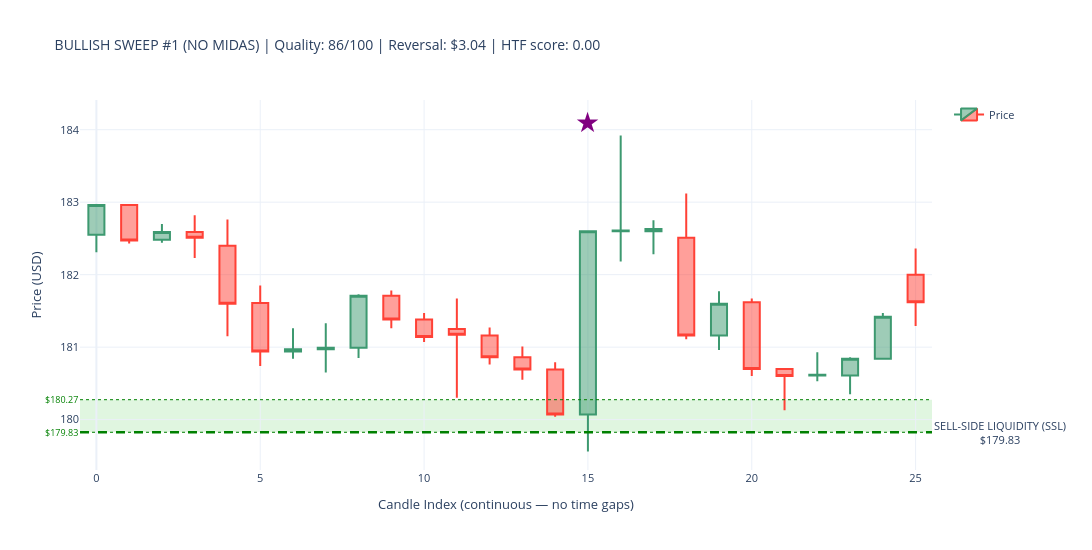
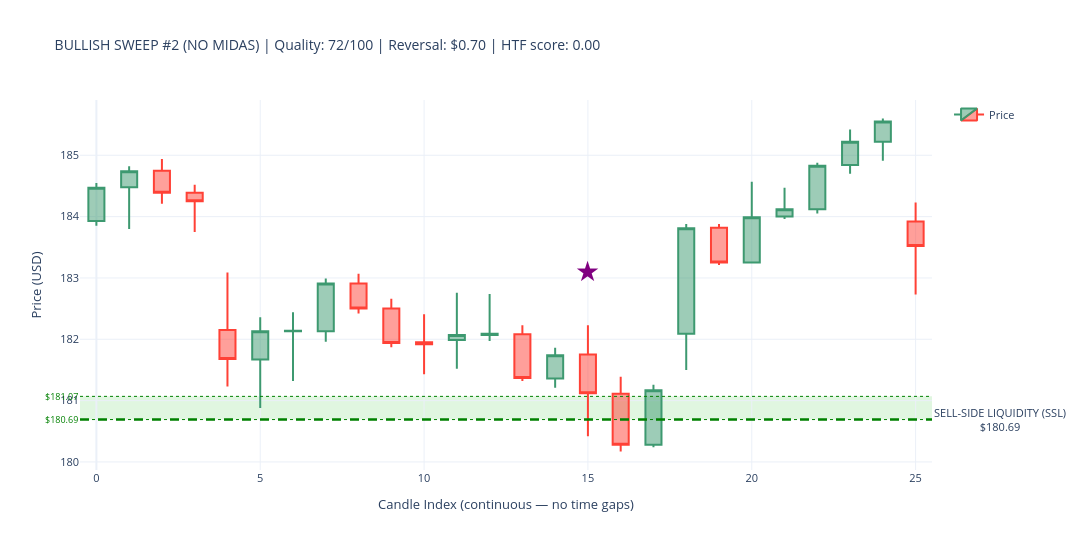
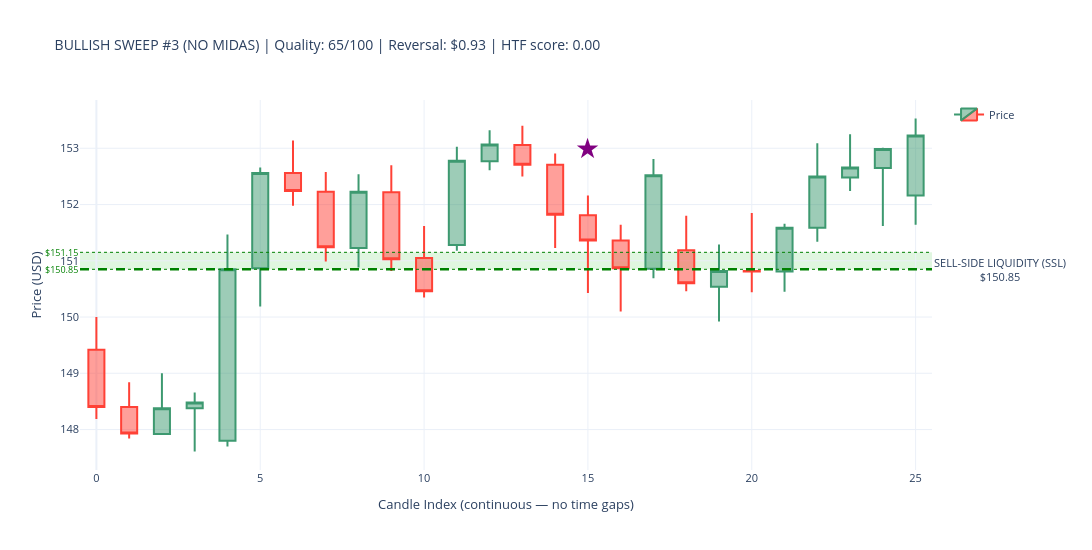
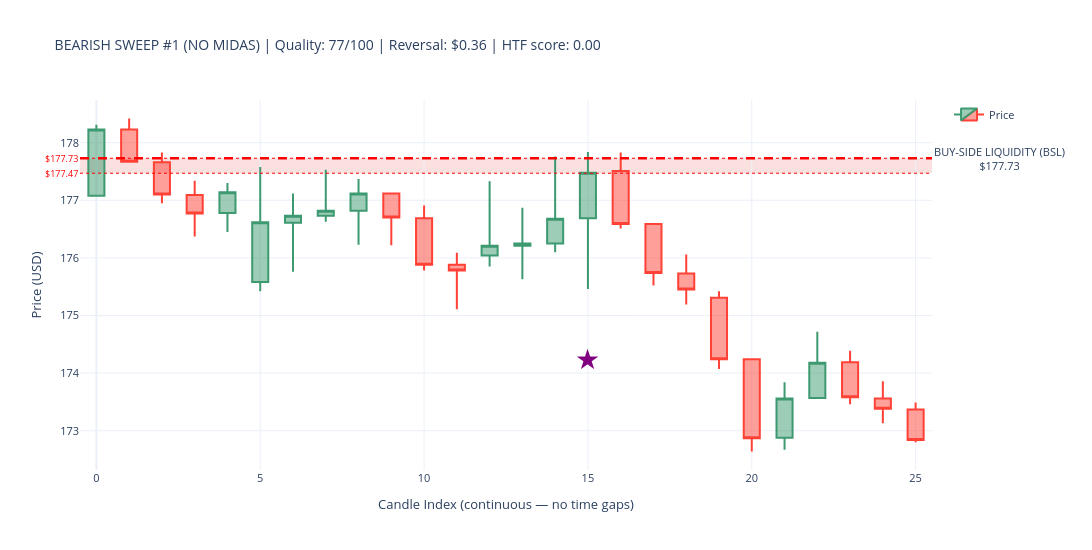

Notebook cell for these charts, in order:
### Markdown cell above
## Block E — Post-Detection Analysis

### Code cell
# ---------------------------------------------------------------------------
# SWEEP DETECTION CANDLESTICK VISUALIZATIONS WITH LIQUIDITY ZONES
# ---------------------------------------------------------------------------

required_vars = ['sweeps_hourly_no_midas', 'sweeps_hourly_with_midas', 'hourly_data']
missing_vars  = [v for v in required_vars if v not in globals()]

if missing_vars:
    print(f"\n⚠ WARNING: Missing variables — {missing_vars}")
    print("Please execute Part 8 first. Skipping visualization...")
else:
    print("\n✓ All required variables present. Proceeding with visualization...")

if not missing_vars:

    print("\n" + "=" * 70)
    print("VISUALIZING TOP SWEEPS — CANDLESTICK CHARTS WITH LIQUIDITY ZONES")
    print("=" * 70)

    import plotly.graph_objects as go

    price_data = hourly_data.copy()
    print(f"\n✓ Hourly data: {len(price_data)} candles")
    print(f"  Date range: {price_data['timestamp'].min().date()} → "
          f"{price_data['timestamp'].max().date()}")

    print(f"\nSweep data check:")
    print(f"  NO MIDAS  : {len(sweeps_hourly_no_midas)} total sweeps")
    if len(sweeps_hourly_no_midas) > 0:
        print(f"    Bullish : {(sweeps_hourly_no_midas['sweep_type']=='BULLISH').sum()}")
        print(f"    Bearish : {(sweeps_hourly_no_midas['sweep_type']=='BEARISH').sum()}")
    print(f"  WITH MIDAS: {len(sweeps_hourly_with_midas)} total sweeps")
    if len(sweeps_hourly_with_midas) > 0:
        print(f"    Bullish : {(sweeps_hourly_with_midas['sweep_type']=='BULLISH').sum()}")
        print(f"    Bearish : {(sweeps_hourly_with_midas['sweep_type']=='BEARISH').sum()}")


    def make_candlestick_chart_with_zones(
        price_df, sweep_timestamp, zone_level,
        zone_top, zone_bottom,
        sweep_type, chart_title
    ):
        try:
            # ── exact-hour timestamp match ────────────────────────────────────
            sweep_ts       = pd.to_datetime(sweep_timestamp)
            sweep_ts_naive = sweep_ts.tz_localize(None) if sweep_ts.tzinfo else sweep_ts
            ts_col_naive   = pd.to_datetime(price_df['timestamp']).dt.tz_localize(None)

            exact = price_df[ts_col_naive == sweep_ts_naive]
            sweep_idx = exact.index[0] if len(exact) > 0 else (
                (ts_col_naive - sweep_ts_naive).abs().idxmin()
            )

            sweep_pos = price_df.index.get_loc(sweep_idx)
            start_pos = max(0, sweep_pos - 15)
            end_pos   = min(len(price_df) - 1, sweep_pos + 10)

            subset = price_df.iloc[start_pos : end_pos + 1].copy().reset_index(drop=True)
            subset['candle_idx'] = range(len(subset))

            # FIX: build hover text as a list — Candlestick uses `text`, not `hovertemplate`
            hover_texts = [
                (f"{row['timestamp'].strftime('%Y-%m-%d %H:%M')}<br>"
                 f"O: ${row['open']:.2f}  H: ${row['high']:.2f}<br>"
                 f"L: ${row['low']:.2f}   C: ${row['close']:.2f}")
                for _, row in subset.iterrows()
            ]

            # ── candlestick ───────────────────────────────────────────────────
            fig = go.Figure(data=[go.Candlestick(
                x=subset['candle_idx'],
                open=subset['open'],  high=subset['high'],
                low=subset['low'],    close=subset['close'],
                name='Price',
                text=hover_texts,          # ← was hovertemplate (unsupported)
                hoverinfo='text',          # tell Plotly to show our text on hover
            )])

            # ── ICT-correct zone labels + actual boundaries ───────────────────
            if sweep_type == 'BULLISH':
                fill_color = 'rgba(0,180,0,0.12)'
                line_color = 'green'
                zone_label = 'SELL-SIDE LIQUIDITY (SSL)'
            else:
                fill_color = 'rgba(220,0,0,0.12)'
                line_color = 'red'
                zone_label = 'BUY-SIDE LIQUIDITY (BSL)'

            fig.add_hrect(
                y0=zone_bottom, y1=zone_top,
                fillcolor=fill_color, opacity=1.0,
                layer='below', line_width=0,
            )
            fig.add_hline(
                y=zone_level,
                line_width=2.5, line_dash='dash', line_color=line_color,
                annotation_text=f'{zone_label}<br>${zone_level:.2f}',
                annotation_position='right',
                annotation=dict(font_size=11, bgcolor='rgba(255,255,255,0.85)')
            )
            for y_val in [zone_top, zone_bottom]:
                fig.add_hline(
                    y=y_val, line_width=1, line_dash='dot', line_color=line_color,
                    annotation_text=f'${y_val:.2f}', annotation_position='left',
                    annotation=dict(font_size=9, font_color=line_color)
                )

            # ── sweep marker ──────────────────────────────────────────────────
            sweep_subset_pos = sweep_pos - start_pos
            if 0 <= sweep_subset_pos < len(subset):
                row_c = subset.iloc[sweep_subset_pos]
                cr    = row_c['high'] - row_c['low']
                arrow_y = (row_c['high'] + cr * 0.5 if sweep_type == 'BULLISH'
                           else row_c['low'] - cr * 0.5)
                fig.add_annotation(
                    x=row_c['candle_idx'], y=arrow_y,
                    text='★', showarrow=False,
                    font=dict(size=28, color='purple'),
                    xanchor='center'
                )

            fig.update_layout(
                title=dict(text=chart_title, font=dict(size=14)),
                yaxis_title='Price (USD)',
                xaxis_title='Candle Index (continuous — no time gaps)',
                template='plotly_white',
                height=550, width=1150,
                hovermode='x unified',
                xaxis_rangeslider_visible=False,
                xaxis=dict(type='linear'),
                showlegend=True,
                font=dict(size=11),
                margin=dict(l=80, r=160, t=100, b=80),
            )
            return fig

        except Exception as e:
            print(f"      ✗ Error ({type(e).__name__}): {e}")
            return None


    def plot_sweep_set(sweeps_df, label):
        if sweeps_df.empty:
            print(f"\n✗ No sweeps in {label} dataset")
            return

        print(f"\n{'=' * 70}")
        print(f"{label} SWEEPS WITH LIQUIDITY ZONES")
        print('=' * 70)

        for sweep_type, side_label in [
            ('BULLISH', 'SSL Raids (demand zone sweeps — bullish reversal)'),
            ('BEARISH', 'BSL Raids (supply zone sweeps — bearish reversal)'),
        ]:
            subset = (
                sweeps_df[sweeps_df['sweep_type'] == sweep_type]
                .nlargest(3, 'sweep_quality_score')
            )
            print(f"\n{side_label}  ({len(subset)} shown):")

            for i, (_, row) in enumerate(subset.iterrows(), 1):
                z_top = float(row.get('zone_top',    row['zone_level'] * 1.005))
                z_bot = float(row.get('zone_bottom', row['zone_level'] * 0.995))

                title = (
                    f"{sweep_type} SWEEP #{i} ({label}) | "
                    f"Quality: {row['sweep_quality_score']:.0f}/100 | "
                    f"Reversal: ${row['reversal_distance']:.2f} | "
                )
                print(f"  {i}. {row['timestamp']}  zone=${row['zone_level']:.2f}")

                fig = make_candlestick_chart_with_zones(
                    price_data,
                    sweep_timestamp = row['timestamp'],
                    zone_level      = row['zone_level'],
                    zone_top        = z_top,
                    zone_bottom     = z_bot,
                    sweep_type      = sweep_type,
                    chart_title     = title,
                )
                if fig:
                    fig.show()
                else:
                    print("      → Could not create chart")


    plot_sweep_set(sweeps_hourly_no_midas,   'NO MIDAS')
    plot_sweep_set(sweeps_hourly_with_midas, 'WITH MIDAS')

    print("\n" + "=" * 70)
    print("✓ LIQUIDITY ZONE SWEEP VISUALIZATION COMPLETE")
    print("=" * 70)
    print("\nVISUAL LEGEND:")
    print("  🟢 GREEN ZONE : Demand zone — SSL raid (BULLISH sweep, reversal up)")
    print("  🔴 RED ZONE   : Supply zone — BSL raid (BEARISH sweep, reversal down)")
    print("  ★ Star        : Exact sweep detection candle")
    print("  - - Dashed    : Zone midline (zone_level)")
    print("  ··· Dotted    : Actual zone top / bottom boundaries")

### Figure 1 — Plotly figure (JSON) as saved in the notebook; plotly's stock layout.template omitted (floating-point values rounded to 4 significant figures)
{"data": [{"close": [183.0, 182.5, 182.6, 182.5, 181.6, 180.9, 181.0, 181.0, 181.7, 181.4, 181.1, 181.2, 180.9, 180.7, 180.1, 182.6, 182.6, 182.6, 181.2, 181.6, 180.7, 180.6, 180.6, 180.8, 181.4, 181.6], "high": [183.0, 183.0, 182.7, 182.8, 182.8, 181.8, 181.3, 181.3, 181.7, 181.8, 181.5, 181.7, 181.3, 181.0, 180.8, 182.6, 183.9, 182.8, 183.1, 181.8, 181.7, 180.7, 180.9, 180.9, 181.5, 182.4], "hoverinfo": "text", "low": [182.3, 182.4, 182.4, 182.2, 181.2, 180.7, 180.8, 180.7, 180.8, 181.3, 181.1, 180.3, 180.8, 180.6, 180.0, 179.6, 182.2, 182.3, 181.1, 181.0, 180.6, 180.1, 180.5, 180.3, 180.8, 181.3], "name": "Price", "open": [182.6, 183.0, 182.5, 182.6, 182.4, 181.6, 180.9, 181.0, 181.0, 181.7, 181.4, 181.2, 181.2, 180.9, 180.7, 180.1, 182.6, 182.6, 182.5, 181.2, 181.6, 180.7, 180.6, 180.6, 180.8, 182], "text": ["2024-02-23 12:30<br>O: $182.55  H: $182.96<br>L: $182.31   C: $182.96", "2024-02-23 13:30<br>O: $182.96  H: $182.97<br>L: $182.43   C: $182.47", "2024-02-23 14:30<br>O: $182.48  H: $182.70<br>L: $182.44   C: $182.59", "2024-02-23 15:30<br>O: $182.59  H: $182.82<br>L: $182.23   C: $182.51", "2024-02-26 09:30<br>O: $182.40  H: $182.76<br>L: $181.15   C: $181.60", "2024-02-26 10:30<br>O: $181.61  H: $181.85<br>L: $180.74   C: $180.94", "2024-02-26 11:30<br>O: $180.94  H: $181.26<br>L: $180.84   C: $180.97", "2024-02-26 12:30<br>O: $180.97  H: $181.33<br>L: $180.65   C: $180.99", "2024-02-26 13:30<br>O: $180.99  H: $181.73<br>L: $180.85   C: $181.71", "2024-02-26 14:30<br>O: $181.71  H: $181.78<br>L: $181.26   C: $181.38", "2024-02-26 15:30<br>O: $181.38  H: $181.47<br>L: $181.07   C: $181.14", "2024-02-27 09:30<br>O: $181.25  H: $181.67<br>L: $180.30   C: $181.17", "2024-02-27 10:30<br>O: $181.16  H: $181.27<br>L: $180.76   C: $180.86", "2024-02-27 11:30<br>O: $180.86  H: $181.01<br>L: $180.55   C: $180.69", "2024-02-27 12:30<br>O: $180.69  H: $180.79<br>L: $180.04   C: $180.07", "2024-02-27 13:30<br>O: $180.07  H: $182.60<br>L: $179.56   C: $182.60", "2024-02-27 14:30<br>O: $182.60  H: $183.92<br>L: $182.18   C: $182.61", "2024-02-27 15:30<br>O: $182.60  H: $182.75<br>L: $182.28   C: $182.63", "2024-02-28 09:30<br>O: $182.51  H: $183.12<br>L: $181.11   C: $181.16", "2024-02-28 10:30<br>O: $181.16  H: $181.77<br>L: $180.96   C: $181.60", "2024-02-28 11:30<br>O: $181.62  H: $181.67<br>L: $180.60   C: $180.70", "2024-02-28 12:30<br>O: $180.70  H: $180.70<br>L: $180.13   C: $180.60", "2024-02-28 13:30<br>O: $180.61  H: $180.93<br>L: $180.53   C: $180.62", "2024-02-28 14:30<br>O: $180.61  H: $180.86<br>L: $180.35   C: $180.84", "2024-02-28 15:30<br>O: $180.84  H: $181.47<br>L: $180.84   C: $181.42", "2024-02-29 09:30<br>O: $182.00  H: $182.36<br>L: $181.29   C: $181.62"], "type": "candlestick", "x": [0, 1, 2, 3, 4, 5, 6, 7, 8, 9, 10, 11, 12, 13, 14, 15, 16, 17, 18, 19, 20, 21, 22, 23, 24, 25]}], "layout": {"annotations": [{"bgcolor": "rgba(255,255,255,0.85)", "font": {"size": 11}, "showarrow": false, "text": "SELL-SIDE LIQUIDITY (SSL)<br>$179.83", "x": 1, "xanchor": "left", "xref": "x domain", "y": 179.8, "yanchor": "middle", "yref": "y"}, {"font": {"color": "green", "size": 9}, "showarrow": false, "text": "$180.27", "x": 0, "xanchor": "right", "xref": "x domain", "y": 180.3, "yanchor": "middle", "yref": "y"}, {"font": {"color": "green", "size": 9}, "showarrow": false, "text": "$179.83", "x": 0, "xanchor": "right", "xref": "x domain", "y": 179.8, "yanchor": "middle", "yref": "y"}, {"font": {"color": "purple", "size": 28}, "showarrow": false, "text": "★", "x": 15, "xanchor": "center", "y": 184.1}], "font": {"size": 11}, "height": 550, "hovermode": "x unified", "margin": {"b": 80, "l": 80, "r": 160, "t": 100}, "shapes": [{"fillcolor": "rgba(0,180,0,0.12)", "layer": "below", "line": {"width": 0}, "opacity": 1, "type": "rect", "x0": 0, "x1": 1, "xref": "x domain", "y0": 179.8, "y1": 180.3, "yref": "y"}, {"line": {"color": "green", "dash": "dash", "width": 2.5}, "type": "line", "x0": 0, "x1": 1, "xref": "x domain", "y0": 179.8, "y1": 179.8, "yref": "y"}, {"line": {"color": "green", "dash": "dot", "width": 1}, "type": "line", "x0": 0, "x1": 1, "xref": "x domain", "y0": 180.3, "y1": 180.3, "yref": "y"}, {"line": {"color": "green", "dash": "dot", "width": 1}, "type": "line", "x0": 0, "x1": 1, "xref": "x domain", "y0": 179.8, "y1": 179.8, "yref": "y"}], "showlegend": true, "title": {"font": {"size": 14}, "text": "BULLISH SWEEP #1 (NO MIDAS) | Quality: 86/100 | Reversal: $3.04 | HTF score: 0.00"}, "width": 1150, "xaxis": {"rangeslider": {"visible": false}, "title": {"text": "Candle Index (continuous — no time gaps)"}, "type": "linear"}, "yaxis": {"title": {"text": "Price (USD)"}}}}

### Figure 2 — Plotly figure (JSON) as saved in the notebook; plotly's stock layout.template omitted (floating-point values rounded to 4 significant figures)
{"data": [{"close": [184.5, 184.7, 184.4, 184.2, 181.7, 182.1, 182.1, 182.9, 182.5, 181.9, 181.9, 182.1, 182.1, 181.4, 181.7, 181.1, 180.3, 181.2, 183.8, 183.2, 184.0, 184.1, 184.8, 185.2, 185.6, 183.5], "high": [184.6, 184.8, 184.9, 184.5, 183.1, 182.4, 182.4, 183.0, 183.1, 182.7, 182.4, 182.8, 182.7, 182.2, 181.9, 182.2, 181.4, 181.3, 183.9, 183.9, 184.6, 184.5, 184.9, 185.4, 185.6, 184.2], "hoverinfo": "text", "low": [183.8, 183.8, 184.2, 183.8, 181.2, 180.9, 181.3, 182.0, 182.4, 181.9, 181.4, 181.5, 182.0, 181.3, 181.2, 180.4, 180.2, 180.2, 181.5, 183.2, 183.2, 184.0, 184.1, 184.7, 184.9, 182.7], "name": "Price", "open": [183.9, 184.5, 184.8, 184.4, 182.2, 181.7, 182.1, 182.1, 182.9, 182.5, 181.9, 182.0, 182.1, 182.1, 181.4, 181.8, 181.1, 180.3, 182.1, 183.8, 183.2, 184, 184.1, 184.8, 185.2, 183.9], "text": ["2024-01-03 12:30<br>O: $183.93  H: $184.55<br>L: $183.85   C: $184.47", "2024-01-03 13:30<br>O: $184.48  H: $184.82<br>L: $183.80   C: $184.74", "2024-01-03 14:30<br>O: $184.75  H: $184.94<br>L: $184.21   C: $184.39", "2024-01-03 15:30<br>O: $184.39  H: $184.52<br>L: $183.75   C: $184.25", "2024-01-04 09:30<br>O: $182.15  H: $183.09<br>L: $181.23   C: $181.68", "2024-01-04 10:30<br>O: $181.67  H: $182.36<br>L: $180.88   C: $182.13", "2024-01-04 11:30<br>O: $182.13  H: $182.44<br>L: $181.32   C: $182.14", "2024-01-04 12:30<br>O: $182.13  H: $182.99<br>L: $181.96   C: $182.91", "2024-01-04 13:30<br>O: $182.91  H: $183.07<br>L: $182.42   C: $182.50", "2024-01-04 14:30<br>O: $182.50  H: $182.66<br>L: $181.87   C: $181.94", "2024-01-04 15:30<br>O: $181.95  H: $182.41<br>L: $181.43   C: $181.92", "2024-01-05 09:30<br>O: $181.99  H: $182.76<br>L: $181.52   C: $182.07", "2024-01-05 10:30<br>O: $182.07  H: $182.74<br>L: $181.97   C: $182.09", "2024-01-05 11:30<br>O: $182.08  H: $182.23<br>L: $181.32   C: $181.37", "2024-01-05 12:30<br>O: $181.36  H: $181.86<br>L: $181.21   C: $181.74", "2024-01-05 13:30<br>O: $181.75  H: $182.23<br>L: $180.42   C: $181.12", "2024-01-05 14:30<br>O: $181.11  H: $181.39<br>L: $180.17   C: $180.28", "2024-01-05 15:30<br>O: $180.28  H: $181.26<br>L: $180.24   C: $181.17", "2024-01-08 09:30<br>O: $182.09  H: $183.88<br>L: $181.50   C: $183.81", "2024-01-08 10:30<br>O: $183.82  H: $183.88<br>L: $183.21   C: $183.25", "2024-01-08 11:30<br>O: $183.25  H: $184.57<br>L: $183.24   C: $183.99", "2024-01-08 12:30<br>O: $184.00  H: $184.47<br>L: $183.96   C: $184.12", "2024-01-08 13:30<br>O: $184.12  H: $184.88<br>L: $184.05   C: $184.83", "2024-01-08 14:30<br>O: $184.84  H: $185.42<br>L: $184.70   C: $185.22", "2024-01-08 15:30<br>O: $185.22  H: $185.60<br>L: $184.91   C: $185.55", "2024-01-09 09:30<br>O: $183.92  H: $184.23<br>L: $182.73   C: $183.52"], "type": "candlestick", "x": [0, 1, 2, 3, 4, 5, 6, 7, 8, 9, 10, 11, 12, 13, 14, 15, 16, 17, 18, 19, 20, 21, 22, 23, 24, 25]}], "layout": {"annotations": [{"bgcolor": "rgba(255,255,255,0.85)", "font": {"size": 11}, "showarrow": false, "text": "SELL-SIDE LIQUIDITY (SSL)<br>$180.69", "x": 1, "xanchor": "left", "xref": "x domain", "y": 180.7, "yanchor": "middle", "yref": "y"}, {"font": {"color": "green", "size": 9}, "showarrow": false, "text": "$181.07", "x": 0, "xanchor": "right", "xref": "x domain", "y": 181.1, "yanchor": "middle", "yref": "y"}, {"font": {"color": "green", "size": 9}, "showarrow": false, "text": "$180.69", "x": 0, "xanchor": "right", "xref": "x domain", "y": 180.7, "yanchor": "middle", "yref": "y"}, {"font": {"color": "purple", "size": 28}, "showarrow": false, "text": "★", "x": 15, "xanchor": "center", "y": 183.1}], "font": {"size": 11}, "height": 550, "hovermode": "x unified", "margin": {"b": 80, "l": 80, "r": 160, "t": 100}, "shapes": [{"fillcolor": "rgba(0,180,0,0.12)", "layer": "below", "line": {"width": 0}, "opacity": 1, "type": "rect", "x0": 0, "x1": 1, "xref": "x domain", "y0": 180.7, "y1": 181.1, "yref": "y"}, {"line": {"color": "green", "dash": "dash", "width": 2.5}, "type": "line", "x0": 0, "x1": 1, "xref": "x domain", "y0": 180.7, "y1": 180.7, "yref": "y"}, {"line": {"color": "green", "dash": "dot", "width": 1}, "type": "line", "x0": 0, "x1": 1, "xref": "x domain", "y0": 181.1, "y1": 181.1, "yref": "y"}, {"line": {"color": "green", "dash": "dot", "width": 1}, "type": "line", "x0": 0, "x1": 1, "xref": "x domain", "y0": 180.7, "y1": 180.7, "yref": "y"}], "showlegend": true, "title": {"font": {"size": 14}, "text": "BULLISH SWEEP #2 (NO MIDAS) | Quality: 72/100 | Reversal: $0.70 | HTF score: 0.00"}, "width": 1150, "xaxis": {"rangeslider": {"visible": false}, "title": {"text": "Candle Index (continuous — no time gaps)"}, "type": "linear"}, "yaxis": {"title": {"text": "Price (USD)"}}}}

### Figure 3 — Plotly figure (JSON) as saved in the notebook; plotly's stock layout.template omitted (floating-point values rounded to 4 significant figures)
{"data": [{"close": [148.4, 147.9, 148.4, 148.5, 150.8, 152.6, 152.2, 151.2, 152.2, 151.0, 150.5, 152.8, 153.1, 152.7, 151.8, 151.4, 150.9, 152.5, 150.6, 150.8, 150.8, 151.6, 152.5, 152.7, 153.0, 153.2], "high": [150, 148.8, 149, 148.7, 151.5, 152.7, 153.1, 152.6, 152.5, 152.7, 151.6, 153.0, 153.3, 153.4, 152.9, 152.2, 151.6, 152.8, 151.8, 151.3, 151.8, 151.7, 153.1, 153.2, 153.0, 153.5], "hoverinfo": "text", "low": [148.2, 147.8, 147.9, 147.6, 147.7, 150.2, 152.0, 151.0, 150.9, 150.8, 150.3, 151.2, 152.6, 152.5, 151.2, 150.4, 150.1, 150.7, 150.5, 149.9, 150.4, 150.4, 151.3, 152.2, 151.6, 151.6], "name": "Price", "open": [149.4, 148.4, 147.9, 148.4, 147.8, 150.9, 152.6, 152.2, 151.2, 152.2, 151.1, 151.3, 152.8, 153.1, 152.7, 151.8, 151.4, 150.9, 151.2, 150.5, 150.8, 150.8, 151.6, 152.5, 152.7, 152.2], "text": ["2023-03-10 12:30<br>O: $149.42  H: $150.00<br>L: $148.19   C: $148.40", "2023-03-10 13:30<br>O: $148.40  H: $148.84<br>L: $147.84   C: $147.93", "2023-03-10 14:30<br>O: $147.92  H: $149.00<br>L: $147.92   C: $148.38", "2023-03-10 15:30<br>O: $148.38  H: $148.66<br>L: $147.61   C: $148.48", "2023-03-13 09:30<br>O: $147.80  H: $151.47<br>L: $147.70   C: $150.85", "2023-03-13 10:30<br>O: $150.87  H: $152.66<br>L: $150.19   C: $152.56", "2023-03-13 11:30<br>O: $152.56  H: $153.14<br>L: $151.98   C: $152.24", "2023-03-13 12:30<br>O: $152.23  H: $152.58<br>L: $150.99   C: $151.24", "2023-03-13 13:30<br>O: $151.23  H: $152.54<br>L: $150.88   C: $152.23", "2023-03-13 14:30<br>O: $152.22  H: $152.70<br>L: $150.82   C: $151.03", "2023-03-13 15:30<br>O: $151.05  H: $151.62<br>L: $150.35   C: $150.46", "2023-03-14 09:30<br>O: $151.28  H: $153.03<br>L: $151.18   C: $152.78", "2023-03-14 10:30<br>O: $152.77  H: $153.32<br>L: $152.61   C: $153.07", "2023-03-14 11:30<br>O: $153.06  H: $153.40<br>L: $152.50   C: $152.71", "2023-03-14 12:30<br>O: $152.71  H: $152.91<br>L: $151.23   C: $151.82", "2023-03-14 13:30<br>O: $151.81  H: $152.16<br>L: $150.43   C: $151.36", "2023-03-14 14:30<br>O: $151.36  H: $151.64<br>L: $150.10   C: $150.87", "2023-03-14 15:30<br>O: $150.86  H: $152.81<br>L: $150.69   C: $152.52", "2023-03-15 09:30<br>O: $151.19  H: $151.80<br>L: $150.46   C: $150.60", "2023-03-15 10:30<br>O: $150.54  H: $151.29<br>L: $149.92   C: $150.82", "2023-03-15 11:30<br>O: $150.82  H: $151.85<br>L: $150.44   C: $150.81", "2023-03-15 12:30<br>O: $150.81  H: $151.66<br>L: $150.45   C: $151.59", "2023-03-15 13:30<br>O: $151.59  H: $153.09<br>L: $151.34   C: $152.50", "2023-03-15 14:30<br>O: $152.48  H: $153.25<br>L: $152.24   C: $152.66", "2023-03-15 15:30<br>O: $152.65  H: $153.01<br>L: $151.62   C: $152.99", "2023-03-16 09:30<br>O: $152.16  H: $153.53<br>L: $151.64   C: $153.23"], "type": "candlestick", "x": [0, 1, 2, 3, 4, 5, 6, 7, 8, 9, 10, 11, 12, 13, 14, 15, 16, 17, 18, 19, 20, 21, 22, 23, 24, 25]}], "layout": {"annotations": [{"bgcolor": "rgba(255,255,255,0.85)", "font": {"size": 11}, "showarrow": false, "text": "SELL-SIDE LIQUIDITY (SSL)<br>$150.85", "x": 1, "xanchor": "left", "xref": "x domain", "y": 150.8, "yanchor": "middle", "yref": "y"}, {"font": {"color": "green", "size": 9}, "showarrow": false, "text": "$151.15", "x": 0, "xanchor": "right", "xref": "x domain", "y": 151.2, "yanchor": "middle", "yref": "y"}, {"font": {"color": "green", "size": 9}, "showarrow": false, "text": "$150.85", "x": 0, "xanchor": "right", "xref": "x domain", "y": 150.8, "yanchor": "middle", "yref": "y"}, {"font": {"color": "purple", "size": 28}, "showarrow": false, "text": "★", "x": 15, "xanchor": "center", "y": 153.0}], "font": {"size": 11}, "height": 550, "hovermode": "x unified", "margin": {"b": 80, "l": 80, "r": 160, "t": 100}, "shapes": [{"fillcolor": "rgba(0,180,0,0.12)", "layer": "below", "line": {"width": 0}, "opacity": 1, "type": "rect", "x0": 0, "x1": 1, "xref": "x domain", "y0": 150.8, "y1": 151.2, "yref": "y"}, {"line": {"color": "green", "dash": "dash", "width": 2.5}, "type": "line", "x0": 0, "x1": 1, "xref": "x domain", "y0": 150.8, "y1": 150.8, "yref": "y"}, {"line": {"color": "green", "dash": "dot", "width": 1}, "type": "line", "x0": 0, "x1": 1, "xref": "x domain", "y0": 151.2, "y1": 151.2, "yref": "y"}, {"line": {"color": "green", "dash": "dot", "width": 1}, "type": "line", "x0": 0, "x1": 1, "xref": "x domain", "y0": 150.8, "y1": 150.8, "yref": "y"}], "showlegend": true, "title": {"font": {"size": 14}, "text": "BULLISH SWEEP #3 (NO MIDAS) | Quality: 65/100 | Reversal: $0.93 | HTF score: 0.00"}, "width": 1150, "xaxis": {"rangeslider": {"visible": false}, "title": {"text": "Candle Index (continuous — no time gaps)"}, "type": "linear"}, "yaxis": {"title": {"text": "Price (USD)"}}}}

### Figure 4 — Plotly figure (JSON) as saved in the notebook; plotly's stock layout.template omitted (floating-point values rounded to 4 significant figures)
{"data": [{"close": [178.2, 177.7, 177.1, 176.8, 177.1, 176.6, 176.7, 176.8, 177.1, 176.7, 175.9, 175.8, 176.2, 176.2, 176.7, 177.5, 176.6, 175.7, 175.4, 174.2, 172.9, 173.6, 174.2, 173.6, 173.4, 172.8], "high": [178.3, 178.4, 177.8, 177.3, 177.3, 177.6, 177.1, 177.5, 177.4, 177.1, 176.9, 176.1, 177.3, 176.9, 177.8, 177.8, 177.8, 176.6, 176.1, 175.4, 174.3, 173.8, 174.7, 174.4, 173.9, 173.5], "hoverinfo": "text", "low": [177.1, 177.7, 176.9, 176.4, 176.4, 175.4, 175.8, 176.6, 176.2, 176.2, 175.8, 175.1, 175.8, 175.6, 176.1, 175.5, 176.5, 175.5, 175.2, 174.1, 172.6, 172.7, 173.6, 173.5, 173.1, 172.8], "name": "Price", "open": [177.1, 178.2, 177.7, 177.1, 176.8, 175.6, 176.6, 176.7, 176.8, 177.1, 176.7, 175.9, 176.0, 176.2, 176.2, 176.7, 177.5, 176.6, 175.7, 175.3, 174.2, 172.9, 173.6, 174.2, 173.6, 173.4], "text": ["2023-10-17 11:30<br>O: $177.08  H: $178.31<br>L: $177.08   C: $178.23", "2023-10-17 12:30<br>O: $178.23  H: $178.42<br>L: $177.66   C: $177.67", "2023-10-17 13:30<br>O: $177.66  H: $177.83<br>L: $176.95   C: $177.10", "2023-10-17 14:30<br>O: $177.09  H: $177.34<br>L: $176.37   C: $176.77", "2023-10-17 15:30<br>O: $176.78  H: $177.30<br>L: $176.45   C: $177.14", "2023-10-18 09:30<br>O: $175.58  H: $177.58<br>L: $175.42   C: $176.62", "2023-10-18 10:30<br>O: $176.61  H: $177.12<br>L: $175.76   C: $176.73", "2023-10-18 11:30<br>O: $176.73  H: $177.53<br>L: $176.63   C: $176.82", "2023-10-18 12:30<br>O: $176.82  H: $177.37<br>L: $176.23   C: $177.12", "2023-10-18 13:30<br>O: $177.12  H: $177.13<br>L: $176.22   C: $176.70", "2023-10-18 14:30<br>O: $176.69  H: $176.91<br>L: $175.78   C: $175.88", "2023-10-18 15:30<br>O: $175.88  H: $176.09<br>L: $175.11   C: $175.78", "2023-10-19 09:30<br>O: $176.04  H: $177.33<br>L: $175.85   C: $176.21", "2023-10-19 10:30<br>O: $176.21  H: $176.87<br>L: $175.63   C: $176.25", "2023-10-19 11:30<br>O: $176.25  H: $177.76<br>L: $176.10   C: $176.68", "2023-10-19 12:30<br>O: $176.69  H: $177.84<br>L: $175.46   C: $177.48", "2023-10-19 13:30<br>O: $177.51  H: $177.83<br>L: $176.51   C: $176.59", "2023-10-19 14:30<br>O: $176.59  H: $176.59<br>L: $175.52   C: $175.74", "2023-10-19 15:30<br>O: $175.73  H: $176.06<br>L: $175.19   C: $175.45", "2023-10-20 09:30<br>O: $175.31  H: $175.42<br>L: $174.07   C: $174.24", "2023-10-20 10:30<br>O: $174.24  H: $174.26<br>L: $172.64   C: $172.87", "2023-10-20 11:30<br>O: $172.88  H: $173.84<br>L: $172.67   C: $173.56", "2023-10-20 12:30<br>O: $173.57  H: $174.72<br>L: $173.56   C: $174.18", "2023-10-20 13:30<br>O: $174.19  H: $174.39<br>L: $173.46   C: $173.58", "2023-10-20 14:30<br>O: $173.56  H: $173.86<br>L: $173.13   C: $173.38", "2023-10-20 15:30<br>O: $173.37  H: $173.49<br>L: $172.80   C: $172.84"], "type": "candlestick", "x": [0, 1, 2, 3, 4, 5, 6, 7, 8, 9, 10, 11, 12, 13, 14, 15, 16, 17, 18, 19, 20, 21, 22, 23, 24, 25]}], "layout": {"annotations": [{"bgcolor": "rgba(255,255,255,0.85)", "font": {"size": 11}, "showarrow": false, "text": "BUY-SIDE LIQUIDITY (BSL)<br>$177.73", "x": 1, "xanchor": "left", "xref": "x domain", "y": 177.7, "yanchor": "middle", "yref": "y"}, {"font": {"color": "red", "size": 9}, "showarrow": false, "text": "$177.73", "x": 0, "xanchor": "right", "xref": "x domain", "y": 177.7, "yanchor": "middle", "yref": "y"}, {"font": {"color": "red", "size": 9}, "showarrow": false, "text": "$177.47", "x": 0, "xanchor": "right", "xref": "x domain", "y": 177.5, "yanchor": "middle", "yref": "y"}, {"font": {"color": "purple", "size": 28}, "showarrow": false, "text": "★", "x": 15, "xanchor": "center", "y": 174.3}], "font": {"size": 11}, "height": 550, "hovermode": "x unified", "margin": {"b": 80, "l": 80, "r": 160, "t": 100}, "shapes": [{"fillcolor": "rgba(220,0,0,0.12)", "layer": "below", "line": {"width": 0}, "opacity": 1, "type": "rect", "x0": 0, "x1": 1, "xref": "x domain", "y0": 177.5, "y1": 177.7, "yref": "y"}, {"line": {"color": "red", "dash": "dash", "width": 2.5}, "type": "line", "x0": 0, "x1": 1, "xref": "x domain", "y0": 177.7, "y1": 177.7, "yref": "y"}, {"line": {"color": "red", "dash": "dot", "width": 1}, "type": "line", "x0": 0, "x1": 1, "xref": "x domain", "y0": 177.7, "y1": 177.7, "yref": "y"}, {"line": {"color": "red", "dash": "dot", "width": 1}, "type": "line", "x0": 0, "x1": 1, "xref": "x domain", "y0": 177.5, "y1": 177.5, "yref": "y"}], "showlegend": true, "title": {"font": {"size": 14}, "text": "BEARISH SWEEP #1 (NO MIDAS) | Quality: 77/100 | Reversal: $0.36 | HTF score: 0.00"}, "width": 1150, "xaxis": {"rangeslider": {"visible": false}, "title": {"text": "Candle Index (continuous — no time gaps)"}, "type": "linear"}, "yaxis": {"title": {"text": "Price (USD)"}}}}
